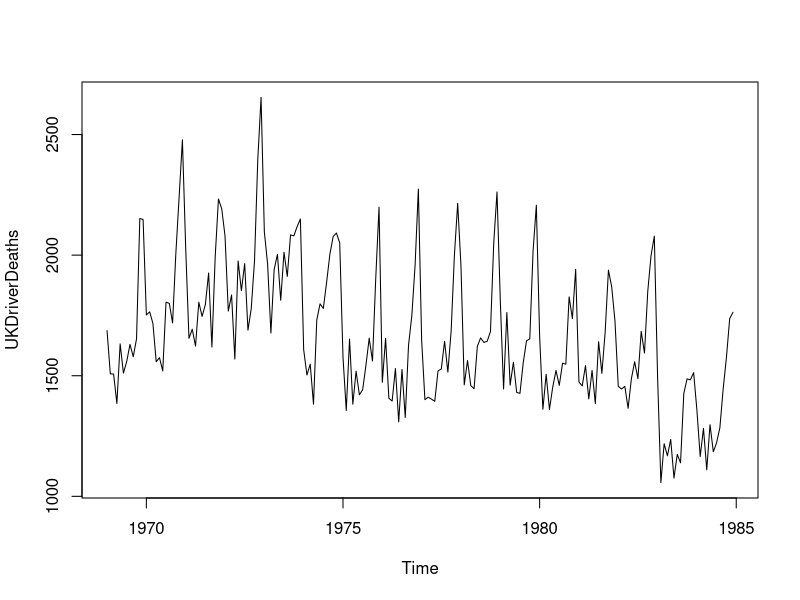
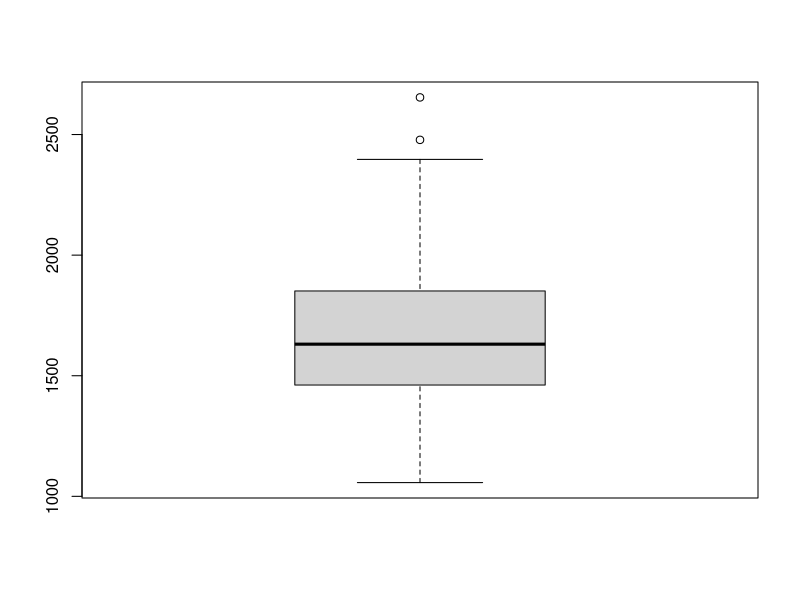

Here is the R script that generated these plots, in order:
###########################################################
# UKDriverDeaths
# Claire Chang Liu
# Sep. 25th, 2015
###########################################################



data("UKDriverDeaths")
summary(UKDriverDeaths)
range(UKDriverDeaths)
plot(UKDriverDeaths)
sd(UKDriverDeaths)
boxplot(UKDriverDeaths)
